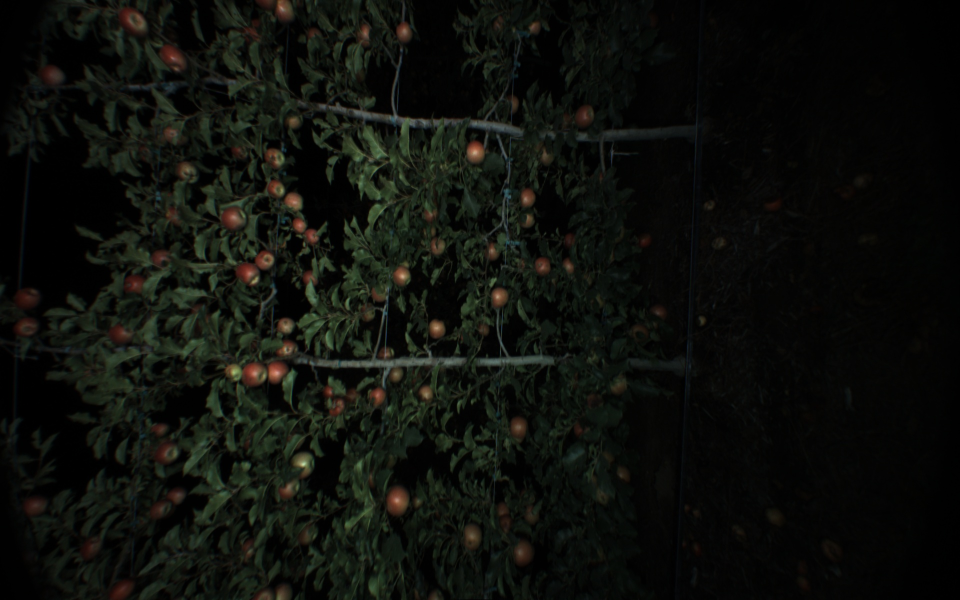
#> input picture detection/data/red/frame0003.png, 1920 x 1200 px (shown at 1/2 size)
$ jupyter execute --allow-errors svc.ipynb   (shell and % lines are left out)   (older library calls are emulated)
#> lines starting #> are read from the running program, lines starting #| are printed output that depends on the picture; after the words box and inside, x2 and y2 are one past the last pixel; in counts of white or black regions, pixels touching at a corner belong together
### detection/aye/preprocessing.py
from __future__ import print_function, division, absolute_import
import cv2
import os
import numpy as np
from aye.bounding_box import extract_bbox


def resize_image(image, k, interpolation=cv2.INTER_NEAREST):
    return cv2.resize(image, None, fx=k, fy=k, interpolation=interpolation)


# [27 lines left out: functions prepare_data, convert_image_colorspace, not called in this run]


class DataReader(object):
    # [35 lines left out: functions __init__, read_image, get_label_filename, read_image_with_label, rotate_image, not called in this run]


class Samples(object):
    v_thresh = 20

    # [155 lines left out: functions __init__, extract, Xy_pos, Xy_neg, Xy_both, X and 1 more, not called in this run]

### detection/aye/tune.py
from sklearn import svm
from sklearn import naive_bayes
from sklearn import linear_model
from sklearn import grid_search
from sklearn import ensemble


def tune_svc(X, y):
    """
    Tune support vector classifier
    :param X:
    :param y:
    :return:
    """
    params = [
        {'kernel': ['rbf'], 'C': [0.01, 0.05, 0.1, 0.5, 1, 5, 10, 50, 100]}]

    grid = grid_search.GridSearchCV(estimator=svm.SVC(), param_grid=params,
                                    cv=5)
    grid.fit(X, y)

    return grid


# [70 lines left out: functions tune_lr, tune_rf, tune_ensemble, print_grid_search_report, not called in this run]

### detection/notebook/svc.ipynb
[cell 1]
# For loading data and colorspace conversion
import cv2

import numpy as np
import numpy.ma as ma
import matplotlib.pyplot as plt
from mpl_toolkits.mplot3d import Axes3D

# For classification/detection
from sklearn import svm
from sklearn.preprocessing import StandardScaler
from sklearn.grid_search import GridSearchCV

[cell 2]
# Get current dir
import os
cwd = os.getcwd()

[cell 3]
# Import aye
import sys
sys.path.append(os.path.join(cwd, '..'))
import aye.tune
from aye.preprocessing import resize_image

[cell 4]
# Get data dir
data_dir = os.path.join(cwd, '../data/red')
print('data_dir: ', data_dir)

[cell 5]
# Read image
im_bgr = cv2.imread(os.path.join(data_dir, 'frame0003.png'))
#> im_bgr is the input picture: shape (1200, 1920, 3); mean B, G, R 11.1, 15.5, 13.6
im_pos = cv2.imread(os.path.join(data_dir, 'frame0003_positive.png'), cv2.IMREAD_GRAYSCALE)
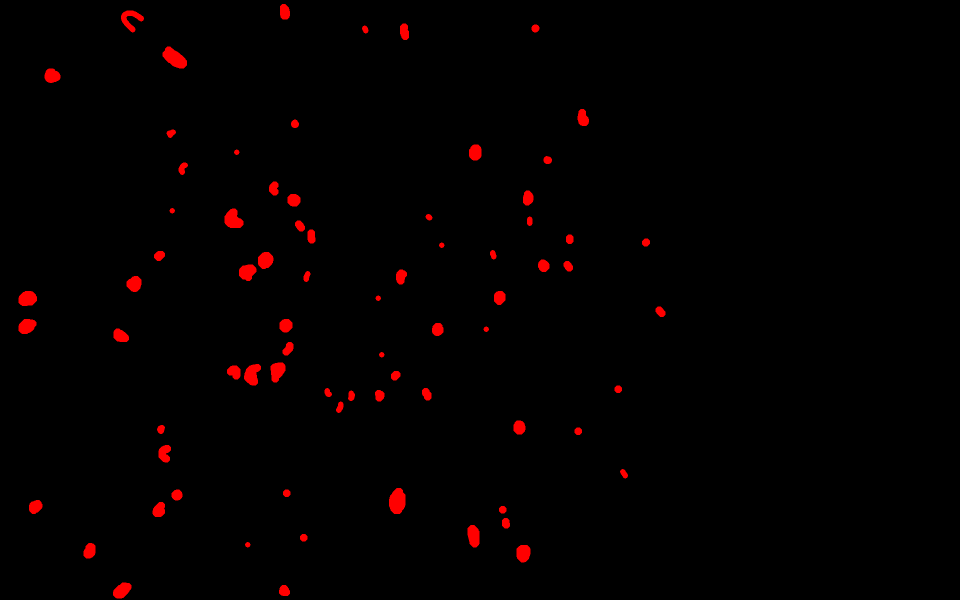
#> input picture detection/data/red/frame0003_positive.png, 1920 x 1200 px (shown at 1/2 size)
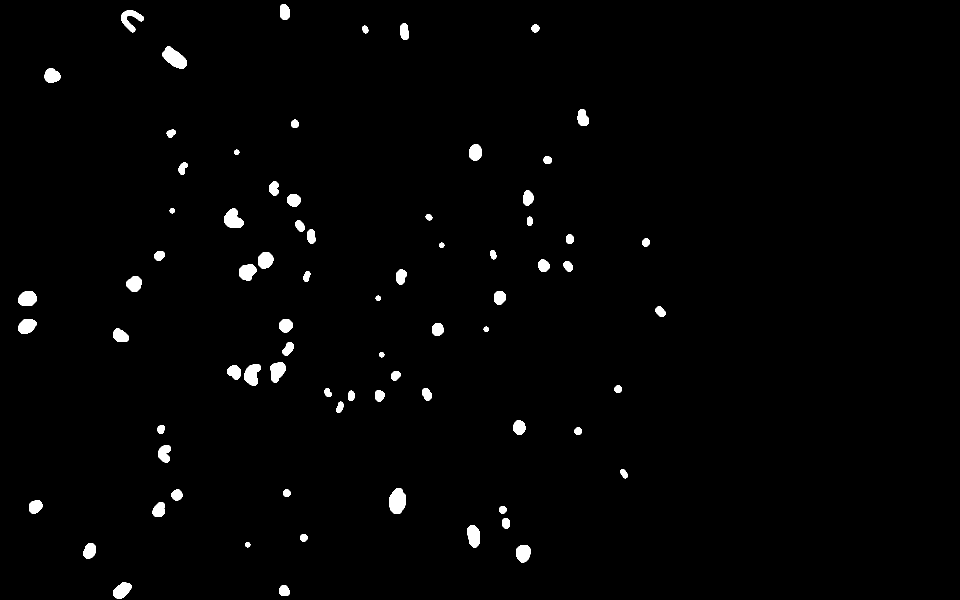
#> im_pos: shape (1200, 1920) (shown at 1/2 size); values 0 (black) and 76 (white), 1.5% white; 75 white regions, largest, box (x1, y1, x2, y2) and area: (778, 976, 811, 1028) 1358, (325, 93, 374, 137) 1311, (449, 417, 487, 456) 1050
im_neg = cv2.imread(os.path.join(data_dir, 'frame0003_negative.png'), cv2.IMREAD_GRAYSCALE)
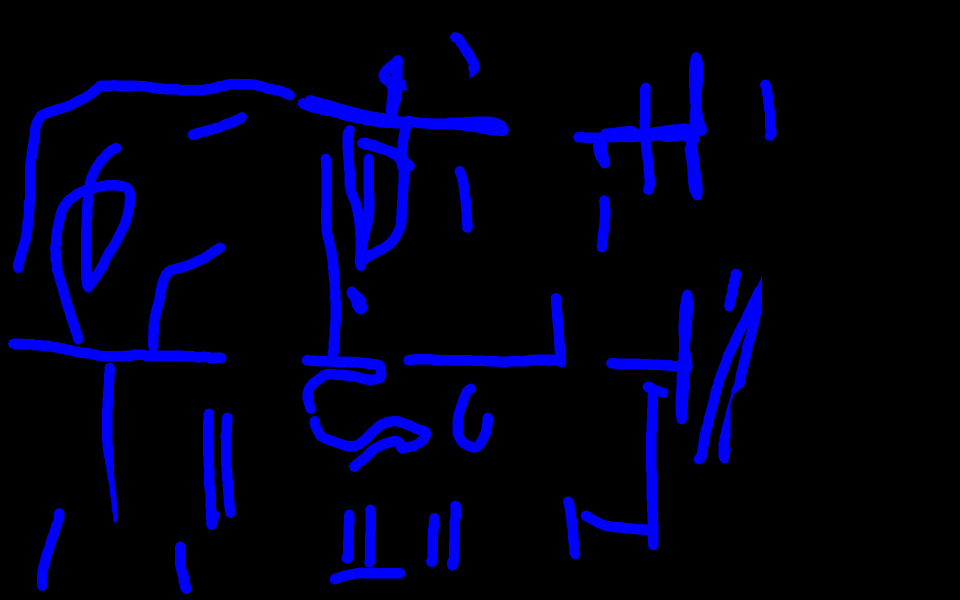
#> input picture detection/data/red/frame0003_negative.png, 1920 x 1200 px (shown at 1/2 size)
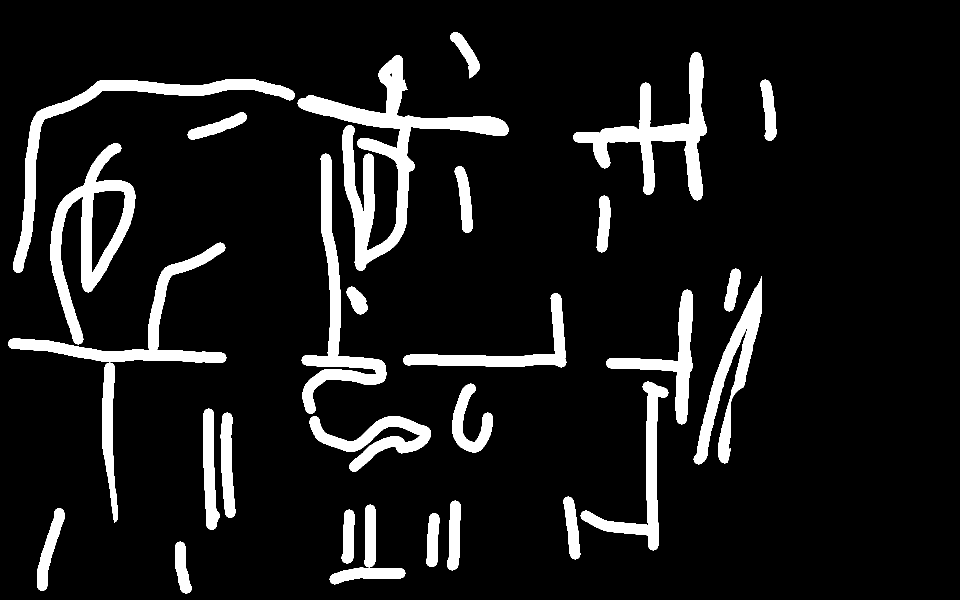
#> im_neg: shape (1200, 1920) (shown at 1/2 size); values 0 (black) and 29 (white), 9.9% white; 30 white regions, largest, box (x1, y1, x2, y2) and area: (595, 110, 1018, 542) 33304, (1146, 104, 1414, 401) 19392, (100, 286, 271, 689) 19137

# Resize image to quater
k = 0.25
im_pos = resize_image(im_pos, k)
#> in resize_image, `return cv2.resize(image, None, fx=k, fy=k, interpolation=interpolation)`: returned value: shape (300, 480); values 0 (black) and 76 (white), 1.4% white; 75 white regions (34 under 20 px), largest, box (x1, y1, x2, y2) and area: (195, 244, 203, 257) 83, (82, 24, 94, 35) 81, (122, 182, 131, 193) 63
im_neg = resize_image(im_neg, k)
#> call 2 of resize_image, with k = 0.25, interpolation = 0
#> in resize_image (call 2), `return cv2.resize(image, None, fx=k, fy=k, interpolation=interpolation)`:
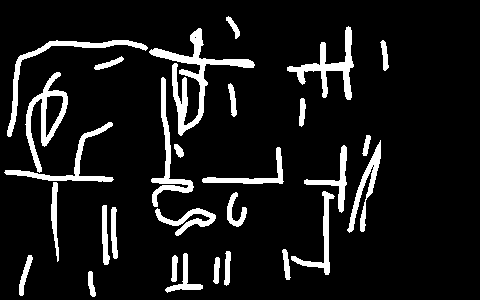
#> returned value: shape (300, 480); values 0 (black) and 29 (white), 10% white; 29 white regions, largest, box (x1, y1, x2, y2) and area: (149, 28, 255, 136) 2089, (287, 26, 354, 100) 1228, (25, 72, 68, 173) 1198
im_bgr = resize_image(im_bgr, k)
#> call 3 of resize_image, with k = 0.25, interpolation = 0
#> in resize_image (call 3), `return cv2.resize(image, None, fx=k, fy=k, interpolation=interpolation)`:
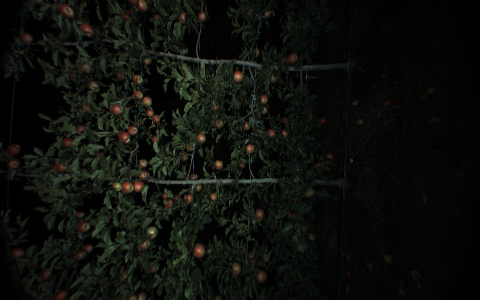
#> returned value: shape (300, 480, 3); mean of channels 0, 1, 2 11.2, 15.5, 13.6; drawn as B, G, R

# Visualization
fig = plt.figure(figsize=(18, 6))
ax = fig.add_subplot(1, 3, 1)
ax.imshow(im_bgr)
ax.set_title('bgr image')
ax = fig.add_subplot(1, 3, 2)
ax.imshow(im_pos, cmap=plt.cm.Greys)
ax.set_title('positive label')
ax = fig.add_subplot(1, 3, 3)
ax.imshow(im_neg, cmap=plt.cm.Greys)
ax.set_title('negative label')
print(im_pos.shape)
#| (300, 480)
#> figure, not shown here; B, G, R data is drawn as R, G, B

[cell 6]
# Covert image to different colorspaces
im_hsv = cv2.cvtColor(im_bgr, cv2.COLOR_BGR2HSV)
#> im_hsv: shape (300, 480, 3); mean H, S, V 35.6, 77.5, 16.5
im_lab = cv2.cvtColor(im_bgr, cv2.COLOR_BGR2LAB)
#> im_lab: shape (300, 480, 3); mean of channels 0, 1, 2 13.7, 126.4, 130.4

# Visualization
fig = plt.figure(figsize=(18, 6))
ax = fig.add_subplot(1, 3, 1)
ax.imshow(im_bgr)
ax.set_title('bgr image')
ax = fig.add_subplot(1, 3, 2)
ax.imshow(im_hsv)
ax.set_title('hsv image')
ax = fig.add_subplot(1, 3, 3)

ax.imshow(im_lab)
ax.set_title('lab image')
#> figure, not shown here; B, G, R data is drawn as R, G, B

[cell 7]
# Thresholding based on v values in hsv
v = im_hsv[:,:,-1]
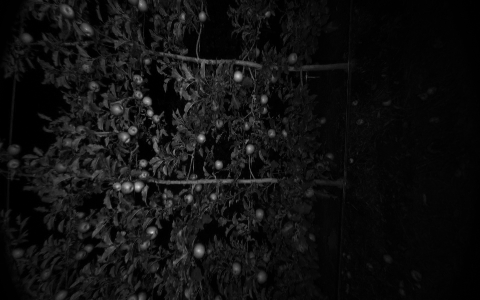
#> v: shape (300, 480); min 0, max 213, mean 16.5
v_thresh = 20
mask_v = (v > v_thresh) & (v < 255 - v_thresh)
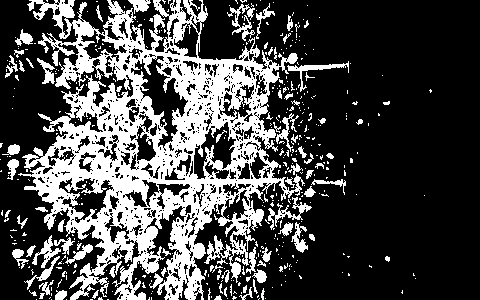
#> mask_v: shape (300, 480) bool; 28.9% white; 455 white regions (377 under 20 px), largest, box (x1, y1, x2, y2) and area: (18, 0, 305, 300) 34381, (268, 197, 312, 230) 362, (227, 4, 255, 41) 354

[cell 8]
# Extract training and testing data
mask_pos = im_pos > 0
mask_neg = im_neg > 0

mask_pos_v = mask_pos & mask_v
mask_neg_v = mask_neg & mask_v
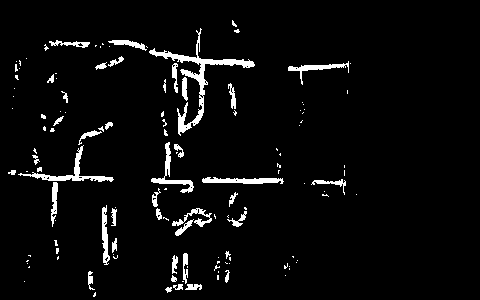
#> mask_neg_v: shape (300, 480) bool; 4.4% white; 128 white regions (86 under 20 px), largest, box (x1, y1, x2, y2) and area: (149, 28, 255, 136) 1262, (18, 145, 114, 182) 536, (151, 142, 194, 193) 393

X_train_pos_bgr = im_bgr[mask_pos_v]
#> X_train_pos_bgr = 2084 rows, first 8: [53, 70, 113], [47, 66, 99], [71, 95, 141], [63, 82, 127], [55, 74, 111], [49, 71, 96], [83, 103, 138], [113, 126, 158]
X_train_pos_hsv = im_hsv[mask_pos_v]
#> X_train_pos_hsv = 2084 rows, first 8: [9, 135, 113], [11, 134, 99], [10, 127, 141], [9, 129, 127], [10, 129, 111], [14, 125, 96], [11, 102, 138], [9, 73, 158]
X_train_pos_lab = im_lab[mask_pos_v]
#> X_train_pos_lab = 2084 rows, first 8: [87, 145, 146], [80, 140, 145], [114, 144, 149], [101, 145, 147], [90, 141, 146], [83, 135, 146], [119, 139, 145], [142, 138, 140]

X_train_neg_bgr = im_bgr[mask_neg_v]
X_train_neg_hsv = im_hsv[mask_neg_v]
X_train_neg_lab = im_lab[mask_neg_v]

# Visualization
r = 2
fig = plt.figure(figsize=(18, 6))
ax = fig.add_subplot(131, projection='3d')
ax.scatter(X_train_pos_bgr[::r, 0], X_train_pos_bgr[::r, 1], X_train_pos_bgr[::r, 2], c='r')
ax.scatter(X_train_neg_bgr[::r, 0], X_train_neg_bgr[::r, 1], X_train_neg_bgr[::r, 2], c='b')
ax.set_xlabel('b')
ax.set_ylabel('g')
ax.set_zlabel('r')
ax = fig.add_subplot(132, projection='3d')
ax.scatter(X_train_pos_hsv[::r, 0], X_train_pos_hsv[::r, 1], X_train_pos_hsv[::r, 2], c='r')
ax.scatter(X_train_neg_hsv[::r, 0], X_train_neg_hsv[::r, 1], X_train_neg_hsv[::r, 2], c='b')
ax.set_xlabel('h')
ax.set_ylabel('s')
ax.set_zlabel('v')
ax = fig.add_subplot(133, projection='3d')
ax.scatter(X_train_pos_lab[::r, 0], X_train_pos_lab[::r, 1], X_train_pos_lab[::r, 2], c='r')
ax.scatter(X_train_neg_lab[::r, 0], X_train_neg_lab[::r, 1], X_train_neg_lab[::r, 2], c='b')
ax.set_xlabel('L')
ax.set_ylabel('a')
ax.set_zlabel('b')
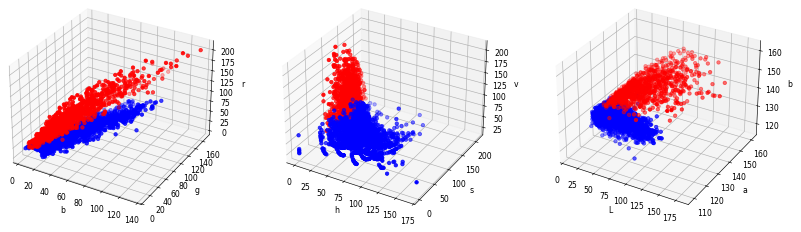
#> figure drawn by matplotlib, 3 panels

[cell 9]
# Make a big feature vector
X_train_pos = np.hstack((X_train_pos_bgr, X_train_pos_hsv, X_train_pos_lab))
X_train_neg = np.hstack((X_train_neg_bgr, X_train_neg_hsv, X_train_neg_lab))
# Just to make both labels have similar amount of samples
X_train_neg = X_train_neg[::2]
X_train = np.vstack((X_train_pos, X_train_neg))
X_train = np.array(X_train, float)
print('X_train_pos: ', X_train_pos.shape)
#| X_train_pos:  (2084, 9)
print('X_train_neg: ', X_train_neg.shape)
#| X_train_neg:  (3157, 9)

Y_train_pos = np.ones((np.size(X_train_pos, axis=0),))
#> Y_train_pos = 2084 values from 1 to 1
Y_train_neg = np.zeros((np.size(X_train_neg, axis=0),))
#> Y_train_neg = 3157 values from 0 to 0
Y_train = np.hstack((Y_train_pos, Y_train_neg))

print('X_train: ', X_train.shape)
#| X_train:  (5241, 9)
print('Y_train: ', Y_train.shape)
#| Y_train:  (5241,)

[cell 10]
# Preprocessing
scaler = StandardScaler()
X_train_scaled = scaler.fit_transform(X_train)

[cell 11]
# Use SVM for classification
clf = svm.SVC()
clf.fit(X_train_scaled, Y_train)

[cell 12]
import aye.tune
# Tuned
#> (the rest of this cell did not finish here and is left out)

#> (a cell that did not finish here is left out)

[cell 14]
# Load another photo for testing
im_bgr_test = cv2.imread(os.path.join(data_dir, 'frame0001.png'))
#> (the rest of this cell did not finish here and is left out)
